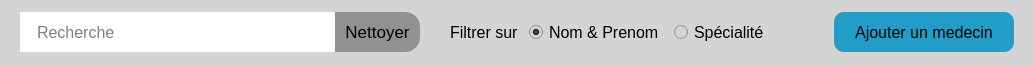
                     <widget class="QFrame" name="femme_2">
                      <property name="minimumSize">
                       <size>
                        <width>0</width>
                        <height>65</height>
                       </size>
                      </property>
                      <property name="maximumSize">
                       <size>
                        <width>16777215</width>
                        <height>50</height>
                       </size>
                      </property>
                      <property name="styleSheet">
                       <string notr="true">background-color: rgb(212, 212, 212);</string>
                      </property>
                      <property name="frameShape">
                       <enum>QFrame::NoFrame</enum>
                      </property>
                      <property name="frameShadow">
                       <enum>QFrame::Raised</enum>
                      </property>
                      <property name="lineWidth">
                       <number>0</number>
                      </property>
                      <layout class="QHBoxLayout" name="horizontalLayout_15">
                       <property name="spacing">
                        <number>0</number>
                       </property>
                       <property name="leftMargin">
                        <number>20</number>
                       </property>
                       <property name="topMargin">
                        <number>0</number>
                       </property>
                       <property name="rightMargin">
                        <number>20</number>
                       </property>
                       <property name="bottomMargin">
                        <number>0</number>
                       </property>
                       <item>
                        <widget class="QFrame" name="frame_18">
                         <property name="minimumSize">
                          <size>
                           <width>550</width>
                           <height>0</height>
                          </size>
                         </property>
                         <property name="frameShape">
                          <enum>QFrame::NoFrame</enum>
                         </property>
                         <property name="frameShadow">
                          <enum>QFrame::Raised</enum>
                         </property>
                         <property name="lineWidth">
                          <number>0</number>
                         </property>
                         <layout class="QHBoxLayout" name="horizontalLayout_16">
                          <property name="spacing">
                           <number>30</number>
                          </property>
                          <property name="leftMargin">
                           <number>0</number>
                          </property>
                          <property name="topMargin">
                           <number>0</number>
                          </property>
                          <property name="rightMargin">
                           <number>0</number>
                          </property>
                          <property name="bottomMargin">
                           <number>0</number>
                          </property>
                          <item>
                           <widget class="QFrame" name="frame_19">
                            <property name="minimumSize">
                             <size>
                              <width>400</width>
                              <height>0</height>
                             </size>
                            </property>
                            <property name="frameShape">
                             <enum>QFrame::NoFrame</enum>
                            </property>
                            <property name="frameShadow">
                             <enum>QFrame::Raised</enum>
                            </property>
                            <property name="lineWidth">
                             <number>0</number>
                            </property>
                            <layout class="QHBoxLayout" name="horizontalLayout_17">
                             <property name="spacing">
                              <number>0</number>
                             </property>
                             <property name="leftMargin">
                              <number>0</number>
                             </property>
                             <property name="topMargin">
                              <number>0</number>
                             </property>
                             <property name="rightMargin">
                              <number>0</number>
                             </property>
                             <property name="bottomMargin">
                              <number>0</number>
                             </property>
                             <item>
                              <widget class="QLineEdit" name="L_rechercherMedecin">
                               <property name="minimumSize">
                                <size>
                                 <width>0</width>
                                 <height>40</height>
                                </size>
                               </property>
                               <property name="font">
                                <font>
                                 <pointsize>12</pointsize>
                                </font>
                               </property>
                               <property name="styleSheet">
                                <string notr="true">background-color: rgb(255, 255, 255);
padding-left: 15px</string>
                               </property>
                               <property name="frame">
                                <bool>false</bool>
                               </property>
                               <property name="placeholderText">
                                <string>Recherche</string>
                               </property>
                              </widget>
                             </item>
                             <item>
                              <widget class="QPushButton" name="btn_nettoyer">
                               <property name="minimumSize">
                                <size>
                                 <width>85</width>
                                 <height>40</height>
                                </size>
                               </property>
                               <property name="font">
                                <font>
                                 <pointsize>13</pointsize>
                                </font>
                               </property>
                               <property name="styleSheet">
                                <string notr="true">background-color: rgb(145, 145, 145);
border-top-right-radius: 15px;
border-bottom-right-radius: 15px;
border: none;</string>
                               </property>
                               <property name="text">
                                <string>Nettoyer</string>
                               </property>
                               <property name="flat">
                                <bool>false</bool>
                               </property>
                              </widget>
                             </item>
                            </layout>
                           </widget>
                          </item>
                          <item>
                           <widget class="QFrame" name="frame_20">
                            <property name="frameShape">
                             <enum>QFrame::NoFrame</enum>
                            </property>
                            <property name="frameShadow">
                             <enum>QFrame::Raised</enum>
                            </property>
                            <layout class="QHBoxLayout" name="horizontalLayout_18">
                             <property name="spacing">
                              <number>10</number>
                             </property>
                             <property name="leftMargin">
                              <number>0</number>
                             </property>
                             <property name="topMargin">
                              <number>0</number>
                             </property>
                             <property name="rightMargin">
                              <number>0</number>
                             </property>
                             <property name="bottomMargin">
                              <number>0</number>
                             </property>
                             <item>
                              <widget class="QLabel" name="label_11">
                               <property name="font">
                                <font>
                                 <pointsize>12</pointsize>
                                </font>
                               </property>
                               <property name="text">
                                <string>Filtrer sur</string>
                               </property>
                              </widget>
                             </item>
                             <item>
                              <widget class="QRadioButton" name="R_nomM">
                               <property name="font">
                                <font>
                                 <pointsize>12</pointsize>
                                </font>
                               </property>
                               <property name="text">
                                <string>Nom &amp;&amp; Prenom</string>
                               </property>
                               <property name="checked">
                                <bool>true</bool>
                               </property>
                              </widget>
                             </item>
                             <item>
                              <widget class="QRadioButton" name="R_specialite">
                               <property name="font">
                                <font>
                                 <pointsize>12</pointsize>
                                </font>
                               </property>
                               <property name="text">
                                <string>Spécialité</string>
                               </property>
                              </widget>
                             </item>
                            </layout>
                           </widget>
                          </item>
                         </layout>
                        </widget>
                       </item>
                       <item>
                        <spacer name="horizontalSpacer_2">
                         <property name="orientation">
                          <enum>Qt::Horizontal</enum>
                         </property>
                         <property name="sizeHint" stdset="0">
                          <size>
                           <width>65</width>
                           <height>20</height>
                          </size>
                         </property>
                        </spacer>
                       </item>
                       <item>
                        <widget class="QPushButton" name="btnAjouterMedecin">
                         <property name="minimumSize">
                          <size>
                           <width>180</width>
                           <height>40</height>
                          </size>
                         </property>
                         <property name="font">
                          <font>
                           <pointsize>12</pointsize>
                          </font>
                         </property>
                         <property name="styleSheet">
                          <string notr="true">background-color: rgb(36, 156, 200);
color: rgb(0, 0, 0);
border: none;
border-radius: 10px;</string>
                         </property>
                         <property name="text">
                          <string>Ajouter un medecin</string>
                         </property>
                         <property name="icon">
                          <iconset>
                           <normaloff>:/ICON/user-plus.svg</normaloff>:/ICON/user-plus.svg</iconset>
                         </property>
                         <property name="iconSize">
                          <size>
                           <width>25</width>
                           <height>25</height>
                          </size>
                         </property>
                        </widget>
                       </item>
                      </layout>
                     </widget>
